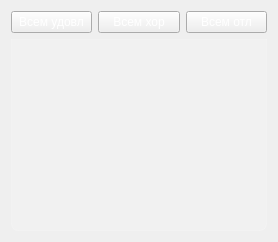
          <widget class="QWidget" name="page_6">
           <layout class="QVBoxLayout" name="verticalLayout_7">
            <item>
             <layout class="QHBoxLayout" name="horizontalLayout_10">
              <item>
               <widget class="QPushButton" name="otchAllUdlButton">
                <property name="styleSheet">
                 <string notr="true">QPushButton{
    color: white;
}</string>
                </property>
                <property name="text">
                 <string>Всем удовл</string>
                </property>
               </widget>
              </item>
              <item>
               <widget class="QPushButton" name="otchAllXorButton">
                <property name="styleSheet">
                 <string notr="true">QPushButton{
    color: white;
}</string>
                </property>
                <property name="text">
                 <string>Всем хор</string>
                </property>
               </widget>
              </item>
              <item>
               <widget class="QPushButton" name="otchAllOtlButton">
                <property name="styleSheet">
                 <string notr="true">QPushButton{
    color: white;
}</string>
                </property>
                <property name="text">
                 <string>Всем отл</string>
                </property>
               </widget>
              </item>
             </layout>
            </item>
            <item>
             <widget class="QTableView" name="otchSixthTableView">
              <property name="styleSheet">
               <string notr="true">QTableView {
    background-color: rgba(255, 255, 255, 30);
    border: 1px solid rgba(255, 255, 255, 40);
    border-bottom-right-radius: 7px;
    border-bottom-left-radius: 7px;
}
QTableView::item {
    border: none;
    border-bottom: 1px solid rgba(255, 255, 255, 50);
    padding: 5px;
    color: white; /* чтобы проверить, точно ли стиль применяется */
}
QTableView::item:selected {
    border: none;
    color: white;
    background-color: rgba(255, 255, 255, 80);
}
QHeaderView::section {
    background-color: rgb(53, 53, 53);
    color: white;
    border: none;
    font-size: 10pt;
}
QTableView QLineEdit {
        background-color: #333333;
        color: white;
    }</string>
              </property>
             </widget>
            </item>
           </layout>
          </widget>
